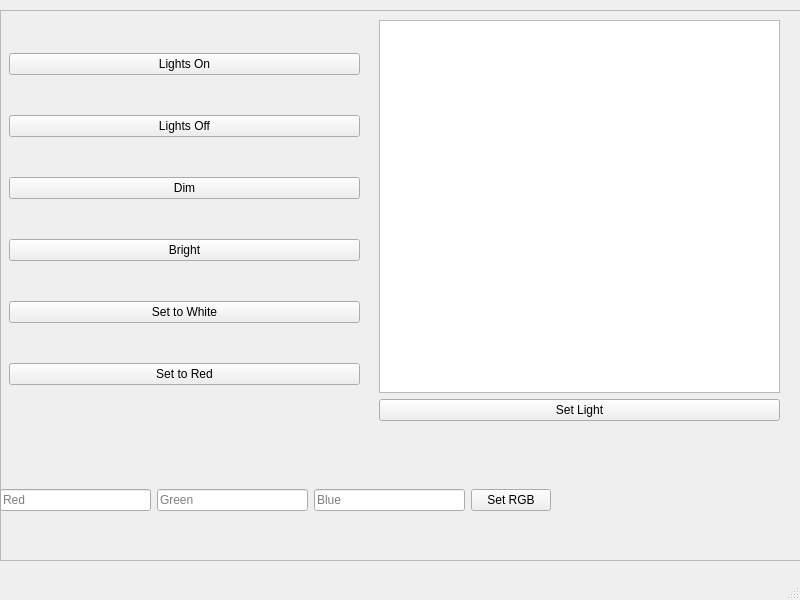
<?xml version="1.0" encoding="UTF-8"?>
<ui version="4.0">
 <class>MainWindow</class>
 <widget class="QMainWindow" name="MainWindow">
  <property name="geometry">
   <rect>
    <x>0</x>
    <y>0</y>
    <width>800</width>
    <height>600</height>
   </rect>
  </property>
  <property name="windowTitle">
   <string>MainWindow</string>
  </property>
  <widget class="QWidget" name="centralwidget">
   <widget class="QFrame" name="frame">
    <property name="geometry">
     <rect>
      <x>0</x>
      <y>10</y>
      <width>801</width>
      <height>551</height>
     </rect>
    </property>
    <property name="autoFillBackground">
     <bool>false</bool>
    </property>
    <property name="frameShape">
     <enum>QFrame::StyledPanel</enum>
    </property>
    <property name="frameShadow">
     <enum>QFrame::Raised</enum>
    </property>
    <widget class="QWidget" name="verticalLayoutWidget">
     <property name="geometry">
      <rect>
       <x>9</x>
       <y>9</y>
       <width>351</width>
       <height>401</height>
      </rect>
     </property>
     <layout class="QVBoxLayout" name="verticalLayout">
      <item>
       <widget class="QPushButton" name="lights_on_button">
        <property name="text">
         <string>Lights On</string>
        </property>
       </widget>
      </item>
      <item>
       <widget class="QPushButton" name="lights_off_button">
        <property name="text">
         <string>Lights Off</string>
        </property>
       </widget>
      </item>
      <item>
       <widget class="QPushButton" name="dim_lights_button">
        <property name="text">
         <string>Dim</string>
        </property>
       </widget>
      </item>
      <item>
       <widget class="QPushButton" name="bright_lights_button">
        <property name="text">
         <string>Bright</string>
        </property>
       </widget>
      </item>
      <item>
       <widget class="QPushButton" name="set_white_button">
        <property name="text">
         <string>Set to White</string>
        </property>
       </widget>
      </item>
      <item>
       <widget class="QPushButton" name="set_red_button">
        <property name="text">
         <string>Set to Red</string>
        </property>
       </widget>
      </item>
     </layout>
    </widget>
    <widget class="QWidget" name="verticalLayoutWidget_2">
     <property name="geometry">
      <rect>
       <x>379</x>
       <y>10</y>
       <width>401</width>
       <height>401</height>
      </rect>
     </property>
     <layout class="QVBoxLayout" name="verticalLayout_2">
      <item>
       <widget class="QListWidget" name="light_list"/>
      </item>
      <item>
       <widget class="QPushButton" name="set_light">
        <property name="text">
         <string>Set Light</string>
        </property>
       </widget>
      </item>
     </layout>
    </widget>
    <widget class="QWidget" name="horizontalLayoutWidget_2">
     <property name="geometry">
      <rect>
       <x>0</x>
       <y>450</y>
       <width>551</width>
       <height>80</height>
      </rect>
     </property>
     <layout class="QHBoxLayout" name="horizontalLayout_3">
      <item>
       <widget class="QLineEdit" name="r_value">
        <property name="placeholderText">
         <string>Red</string>
        </property>
       </widget>
      </item>
      <item>
       <widget class="QLineEdit" name="g_value">
        <property name="placeholderText">
         <string>Green</string>
        </property>
       </widget>
      </item>
      <item>
       <widget class="QLineEdit" name="b_value">
        <property name="placeholderText">
         <string>Blue</string>
        </property>
       </widget>
      </item>
      <item>
       <widget class="QPushButton" name="rgb_enter">
        <property name="text">
         <string>Set RGB</string>
        </property>
       </widget>
      </item>
     </layout>
    </widget>
   </widget>
  </widget>
  <widget class="QStatusBar" name="statusbar"/>
 </widget>
 <resources/>
 <connections/>
</ui>
